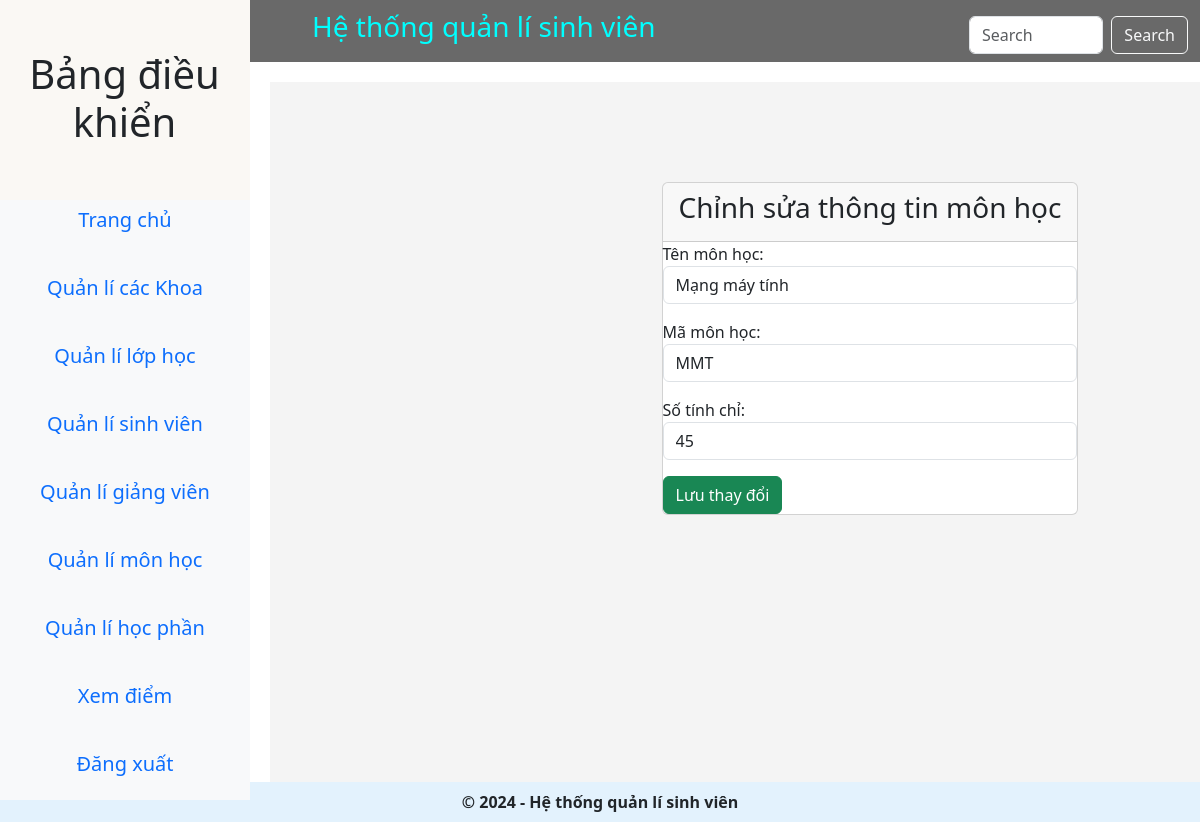
Page /edit_subject/1/ (signed in) on the committed database.
### main_app/models.py (models this page shows, shortened)
class Subject(models.Model):
    name = models.CharField(max_length=120, null=True, blank=True, default="Default Subject")
    code = models.CharField(max_length=20, default="SUB001")
    credit_number = models.IntegerField(default=3)
    created_at = models.DateTimeField(auto_now_add=True)
    updated_at = models.DateTimeField(auto_now=True)

### main_app/views.py (the view, shortened to what this page needs)
# urls.py: path('edit_subject/<int:subject_id>/', views.edit_subject, name='edit_subject'),
def edit_subject(request, subject_id):
    if not request.user.is_authenticated:
        messages.error(request,'Bạn không có quyền truy cập!!!!!')
        return redirect('home')
    if request.user.user_type == '3':
        messages.error(request,'Bạn không có quyền truy cập!!!!!')
        return redirect(reverse("home"))
    instance = get_object_or_404(Subject, id=subject_id)
    form = SubjectForm(request.POST or None, instance=instance)  # Khởi tạo form với dữ liệu hiện tại
    context = {
        "form": form,
        "subject_id": subject_id,
        "page_title": "Chỉnh sửa thông tin môn học",
    }
    return render(request, "hod_templates/edit_subject.html", context)

### main_app/forms.py
class SubjectForm(FormSettings):
    def __init__(self, *args, **kwargs):
        super(SubjectForm, self).__init__(*args, **kwargs)
    class Meta:
        fields = ['name','code','credit_number']
        model = Subject
    name = forms.CharField(required=True, label="Tên môn học")
    code = forms.CharField(required=True, label="Mã môn học")
    credit_number = forms.IntegerField( required=True, label="Số tính chỉ")

### main_app/templates/hod_templates/edit_subject.html (shortened to what this page needs)
{% extends "main_app/foot.html" %}
{%load static%}
{% block content %}
        <div class="container-fluid form-padding">
            <div class="row">
                <div class="d-flex justify-content-center" style="margin-top: 100px;">
                    <div class="card card-dark">
                        <div class="card-header  w-100 h-100">
                            <h3 class="card-title">{{page_title}}</h3>
                        </div>
                        <form method="POST">
                            {{ form.as_p }}
                            <button type="submit" class="btn btn-success">Lưu thay đổi</button>
                        </form>
                    </div>
                </div>
            </div>
        </div>
{% endblock content %}

### rows in the picture
Subject: name "Mạng máy tính", code "MMT", credit_number "45"

### other values in the picture
{{ page_title }} "Chỉnh sửa thông tin môn học"
